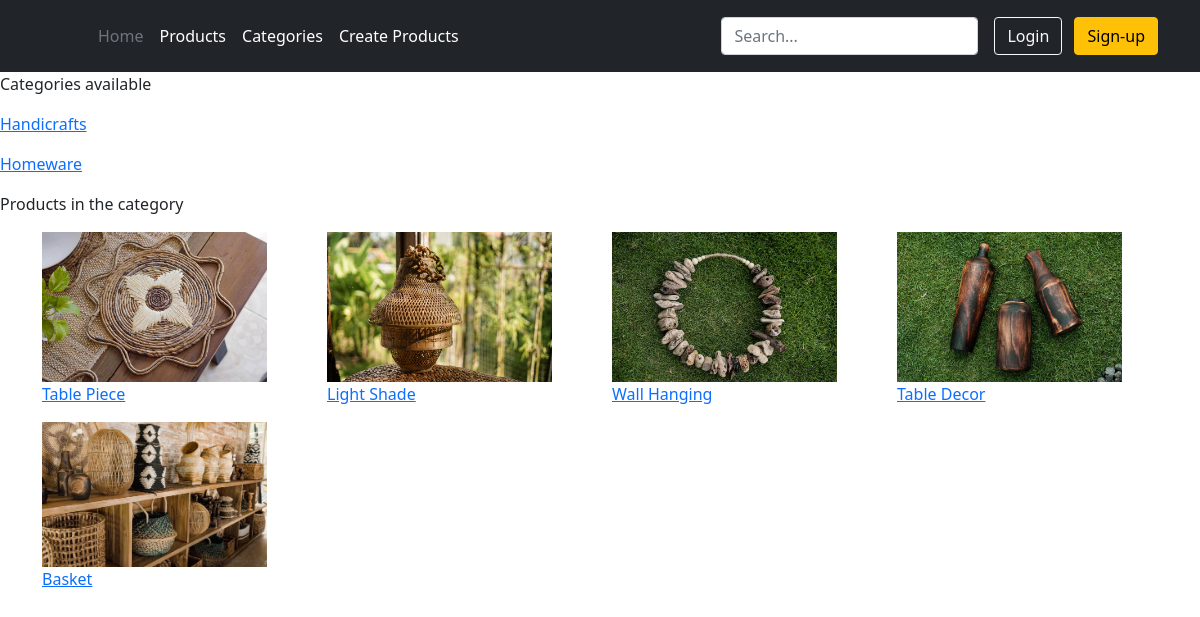
Page /categories?category=1 on the committed database.
### products/models.py (models this page shows, shortened)
class Category(models.Model):
    name = models.CharField(max_length=100)
    slug = models.SlugField(max_length=255, unique=True)
    class Meta:
        verbose_name_plural = 'categories'

class Product(models.Model):
    title = models.CharField(max_length=200)
    description = models.TextField(blank=True)
    image = models.ImageField(upload_to='images/')
    price = models.DecimalField(max_digits=6, decimal_places=2)
    category = models.ForeignKey(Category, related_name='product', on_delete=models.CASCADE)
    slug = models.SlugField(max_length=255)
    in_stock = models.BooleanField(default=True)  # Stock to change to numeric value
    is_active = models.BooleanField(default=True)
    created = models.DateTimeField(auto_now_add=True)
    updated = models.DateTimeField(auto_now=True)
    class Meta:
        verbose_name_plural = 'Products'
        ordering = ('-created',)

### storeAnada/views.py (the view)
# urls.py: path('categories', storeAnada.views.CategoryListView.as_view(), name='categories'),
class CategoryListView(ListView):
	template_name = "products/categories.html"
	model = Category
	def get_context_data(self, **kwargs):
		context = super().get_context_data(**kwargs)
		category = self.request.GET.get('category', None)
		search = self.request.GET.get('search', None)
		products = Product.objects.all()
		if category:
			context['category'] = category
			products = products.filter(category__id=int(category))  # Filter by FieldNameinProductModel__FieldInFKModel
		if search:
			products = products.filter(title__contains=search)  # Contains gives flexibility in the search input
			context['search'] = search
		context['products'] = products
		return context

### templates/products/categories.html (shortened to what this page needs)
{% extends "base.html" %}
{% load static %}
{% block content %}
    <p>Categories available</p>
{% for category in category_list %}
    <a href="{% url 'categories' %}?category={{ category.pk }}"><p>{{ category.name }}</p></a>
{% endfor %}
    <p>Products in the category {{ category.name }}</p>
<div class="container">
    <div class="row">
        {% for p in products %}
        <div class="col-sm">
            <a href="{% url 'product-detail' pk=p.pk %}"><img src="media/{{ p.image }}" alt="{{ p.title }} " height="auto" width="225">
            <p>{{ p.title }}</p>
            </a>
        </div>
        {% endfor %}
    </div>
</div>
{% endblock %}

### rows in the picture
Category: name "Handicrafts"
Category: name "Homeware"
Product: image (picture), title "Table Piece"
Product: image (picture), title "Light Shade"
Product: image (picture), title "Wall Hanging"
Product: image (picture), title "Table Decor"
Product: image (picture), title "Basket"
